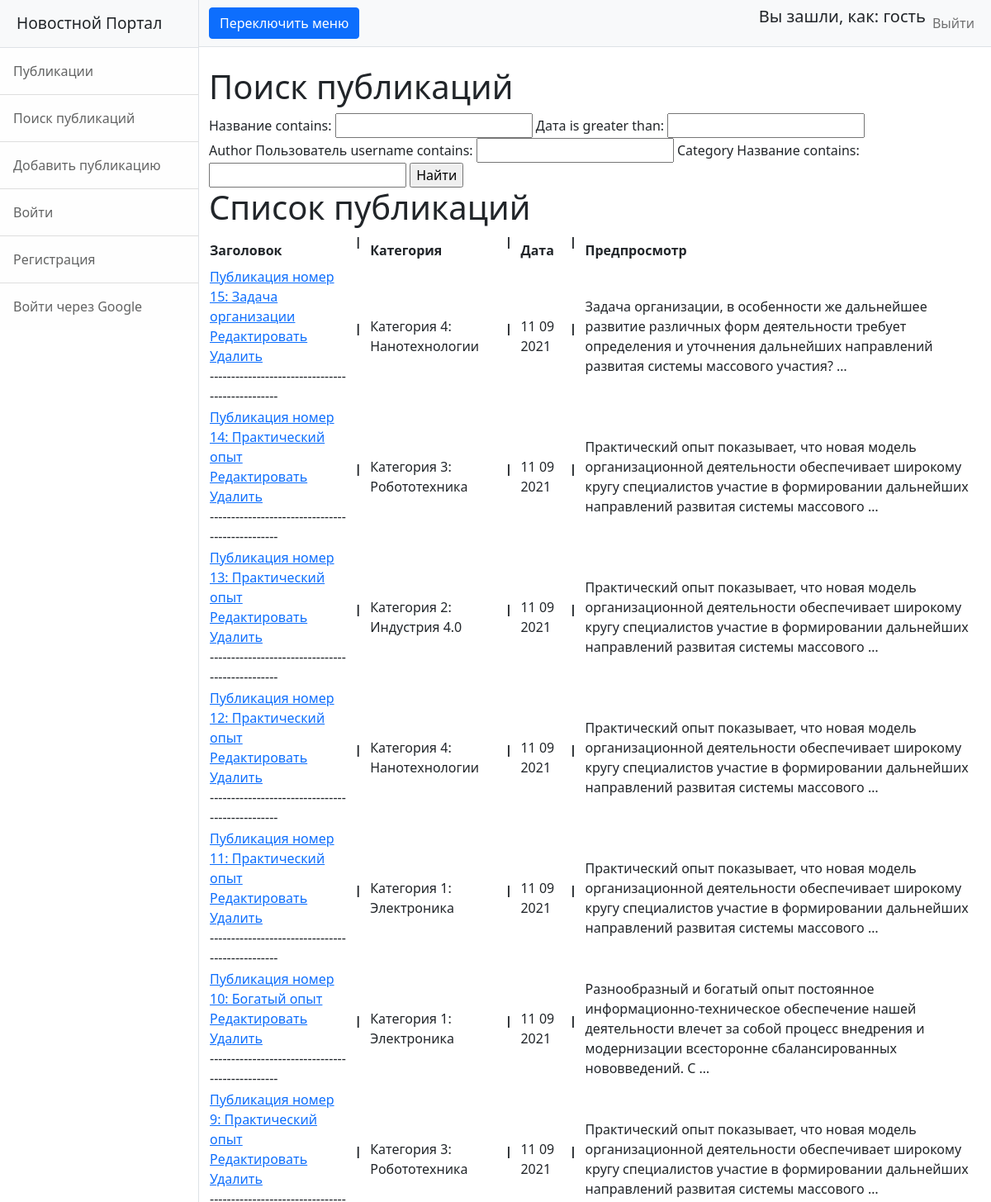
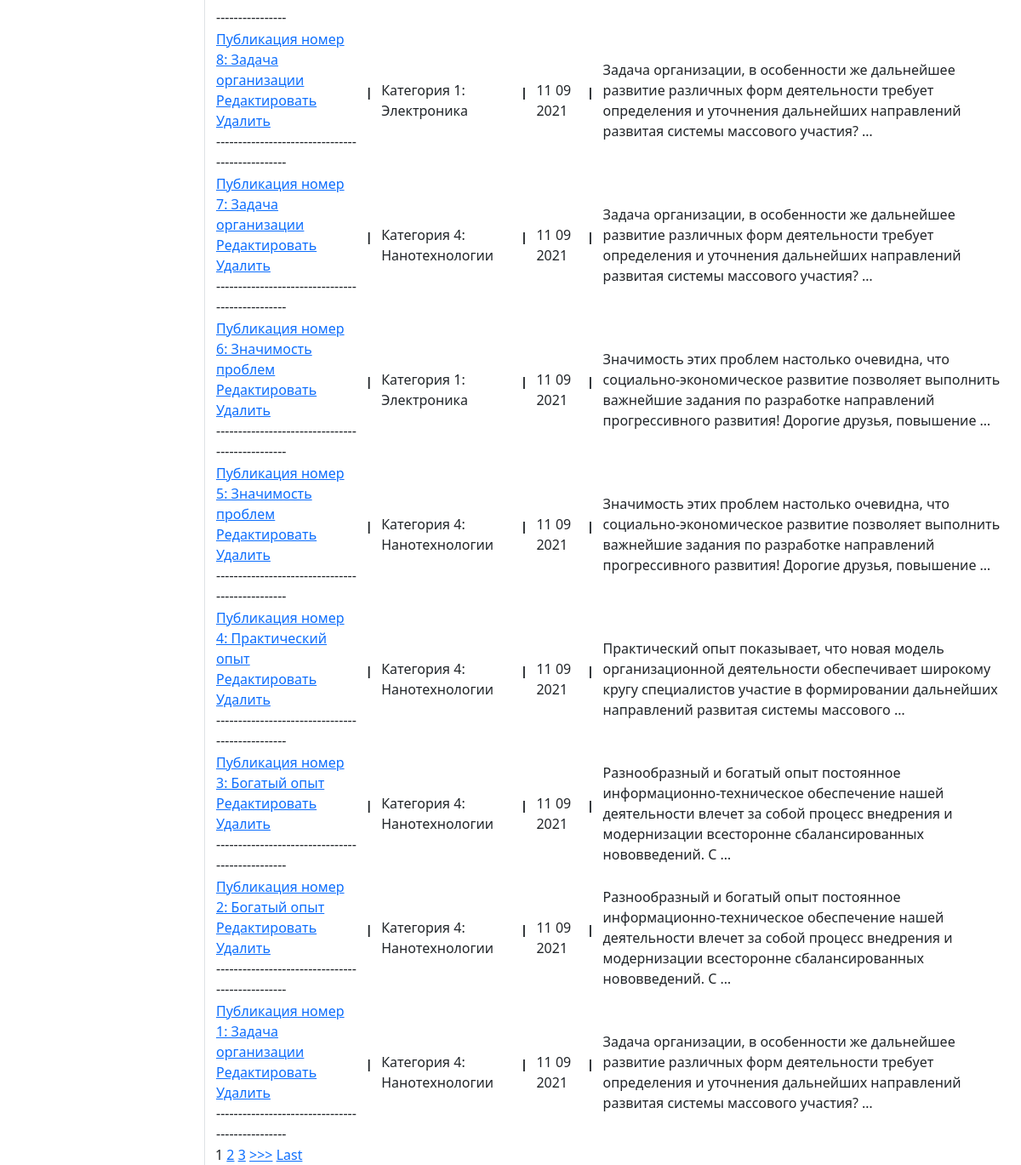
The app's page /search/ with its own data (2 pictures, top to bottom).
### news/models.py (models this page shows, shortened)
class Post(models.Model):
    news = 'NS'
    article = 'AL'
    TYPES = [
        (news, 'Новость'),
        (article, 'Статья')
    ]
    type = models.CharField(max_length=2, choices=TYPES, default=news)
    date = models.DateTimeField(auto_now_add=True, verbose_name='Дата')
    name = models.CharField(max_length=255, verbose_name='Название')
    body = models.TextField()
    rating = models.SmallIntegerField(default=0, verbose_name='Рейтинг')
    author = models.ForeignKey(Author, on_delete=models.CASCADE)
    category = models.ManyToManyField(Category, through='PostCategory')
    class Meta:
        verbose_name = 'Публикация'
        verbose_name_plural = 'Публикации'

class Category(models.Model):
    name = models.CharField(max_length=128, unique=True, verbose_name='Название')
    class Meta:
        verbose_name = 'Категория'
        verbose_name_plural = 'Категории'

### news/views.py (the view)
# urls.py: path('search/', SearchNews.as_view()),
class SearchNews(ListView):
    model = Post  # указываем модель, объекты которой мы будем выводить
    template_name = 'news/search.html'  # указываем имя шаблона, в котором будет лежать HTML, в котором будут все инструкции о том, как именно пользователю должны вывестись наши объекты
    context_object_name = 'search'  # это имя списка, в котором будут лежать все объекты, его надо указать, чтобы обратиться к самому списку объектов через HTML-шаблон
    queryset = Post.objects.order_by('-date')
    paginate_by = 5
    def get_context_data(self, **kwargs):  # забираем отфильтрованные объекты переопределяя метод get_context_data у наследуемого класса (привет, полиморфизм, мы скучали!!!)
        context = super().get_context_data(**kwargs)
        context['filter'] = PostFilter(self.request.GET, queryset=self.get_queryset())  # вписываем наш фильтр в контекст
        return context

### news/templatetags/my_filters.py (called while the page is built)
@register.filter(name='censor')  # регистрируем наш фильтр под именем multiply, чтоб django понимал, что это именно фильтр, а не простая функция
def censor(value):  # первый аргумент здесь это то значение, к которому надо применить фильтр, второй аргумент — это аргумент фильтра, т. е. примерно следующее будет в шаблоне value|multiply:arg
    cens_filt = ['блять', 'бля']
    text_to_check = value
    for idx, i in enumerate(cens_filt):
        text_to_check = text_to_check.replace(i,'ТУТ БЫЛ МАТ')
    return text_to_check

### templates/news/search.html (shortened to what this page needs)
{% extends 'flatpages/default.html' %}
{% load my_filters %}
{% block title %}
Поиск публикаций
{% endblock title %}
{% block content %}
<form method="GET">
    {{ filter.form }}
    <input type="submit" value="Найти">
</form>
<h1>Список публикаций</h1>
    <table>
            <tr>
                <td>
                    <b>Заголовок</b>
                </td>
                <td>
                     <b><pre> | </pre></b>
                </td>
                <td>
                    <b>Категория</b>
                </td>
                <td>
                     <b><pre> | </pre></b>
                </td>
                <td>
                    <b>Дата</b>
                </td>
                <td>
                     <b><pre> | </pre></b>
                </td>
                <td>
                    <b>Предпросмотр</b>
                </td>
            </tr>
        {% for post in filter.qs %}
            <tr>
                <td>
                   <a href="/news/{{post.id}}">{{ post.name|censor }} </a>
                    <br>
                    <a href="{% url 'post_edit' post.id %}" > Редактировать</a>
                    <br>
                    <a href="/news/{{post.id}}/delete">Удалить</a>
                    <br>
                    ------------------------------------------------
                </td>
                <td>
                     <b><pre> | </pre></b>
                </td>
                <td>
                    {% for i in post.category.values %}
                    {{i.name}}
                    {% endfor %}
                </td>
                <td>
                     <b><pre> | </pre></b>
                </td>
                <td>
                    {{post.date|date:'d m Y'}}
                </td>
                <td>
                    <b><pre> | </pre></b>
                </td>
                <td>
                    {{post.body|truncatewords:20|censor}}
                </td>
            </tr>
        {% endfor %}
        </table>
{% if is_paginated %}
    {% for num in page_obj.paginator.page_range %}
        {% if page_obj.number == num %}
            <a>{{ num }}</a>
        {% elif num > page_obj.number|add:'-3' and num < page_obj.number|add:'3' %}
            <a href="?page={{ num }}">{{ num }}</a>
        {% endif %}
    {% endfor %}
    {% if page_obj.has_next %}
        <a href="?page={{ page_obj.next_page_number }}">>>></a>
        <a href="?page={{ page_obj.paginator.num_pages }}">Last</a>
    {% endif %}
{% endif %}
{% endblock content %}

### records on screen
Post: name|censor "Публикация номер 15: Задача организации", date "11 09 2021", body|censor "Задача организации, в особенности же дальнейшее развитие различных форм деятельности требует определения и уточнения дальнейших направлений развитая системы массового участия? …"
Category: name "Категория 4: Нанотехнологии"
Post: name|censor "Публикация номер 14: Практический опыт", date "11 09 2021", body|censor "Практический опыт показывает, что новая модель организационной деятельности обеспечивает широкому кругу специалистов участие в формировании дальнейших направлений развитая системы массового …"
Category: name "Категория 3: Робототехника"
Post: name|censor "Публикация номер 13: Практический опыт", date "11 09 2021", body|censor "Практический опыт показывает, что новая модель организационной деятельности обеспечивает широкому кругу специалистов участие в формировании дальнейших направлений развитая системы массового …"
Category: name "Категория 2: Индустрия 4.0"
Post: name|censor "Публикация номер 12: Практический опыт", date "11 09 2021", body|censor "Практический опыт показывает, что новая модель организационной деятельности обеспечивает широкому кругу специалистов участие в формировании дальнейших направлений развитая системы массового …"
Post: name|censor "Публикация номер 11: Практический опыт", date "11 09 2021", body|censor "Практический опыт показывает, что новая модель организационной деятельности обеспечивает широкому кругу специалистов участие в формировании дальнейших направлений развитая системы массового …"
Category: name "Категория 1: Электроника"
Post: name|censor "Публикация номер 10: Богатый опыт", date "11 09 2021", body|censor "Разнообразный и богатый опыт постоянное информационно-техническое обеспечение нашей деятельности влечет за собой процесс внедрения и модернизации всесторонне сбалансированных нововведений. С …"
Post: name|censor "Публикация номер 9: Практический опыт", date "11 09 2021", body|censor "Практический опыт показывает, что новая модель организационной деятельности обеспечивает широкому кругу специалистов участие в формировании дальнейших направлений развитая системы массового …"
Post: name|censor "Публикация номер 8: Задача организации", date "11 09 2021", body|censor "Задача организации, в особенности же дальнейшее развитие различных форм деятельности требует определения и уточнения дальнейших направлений развитая системы массового участия? …"
Post: name|censor "Публикация номер 7: Задача организации", date "11 09 2021", body|censor "Задача организации, в особенности же дальнейшее развитие различных форм деятельности требует определения и уточнения дальнейших направлений развитая системы массового участия? …"
Post: name|censor "Публикация номер 6: Значимость проблем", date "11 09 2021", body|censor "Значимость этих проблем настолько очевидна, что социально-экономическое развитие позволяет выполнить важнейшие задания по разработке направлений прогрессивного развития! Дорогие друзья, повышение …"
Post: name|censor "Публикация номер 5: Значимость проблем", date "11 09 2021", body|censor "Значимость этих проблем настолько очевидна, что социально-экономическое развитие позволяет выполнить важнейшие задания по разработке направлений прогрессивного развития! Дорогие друзья, повышение …"
Post: name|censor "Публикация номер 4: Практический опыт", date "11 09 2021", body|censor "Практический опыт показывает, что новая модель организационной деятельности обеспечивает широкому кругу специалистов участие в формировании дальнейших направлений развитая системы массового …"
Post: name|censor "Публикация номер 3: Богатый опыт", date "11 09 2021", body|censor "Разнообразный и богатый опыт постоянное информационно-техническое обеспечение нашей деятельности влечет за собой процесс внедрения и модернизации всесторонне сбалансированных нововведений. С …"
Post: name|censor "Публикация номер 2: Богатый опыт", date "11 09 2021", body|censor "Разнообразный и богатый опыт постоянное информационно-техническое обеспечение нашей деятельности влечет за собой процесс внедрения и модернизации всесторонне сбалансированных нововведений. С …"
Post: name|censor "Публикация номер 1: Задача организации", date "11 09 2021", body|censor "Задача организации, в особенности же дальнейшее развитие различных форм деятельности требует определения и уточнения дальнейших направлений развитая системы массового участия? …"

### other values on screen
{{ num }} "1"
{{ num }} "2" "3"
